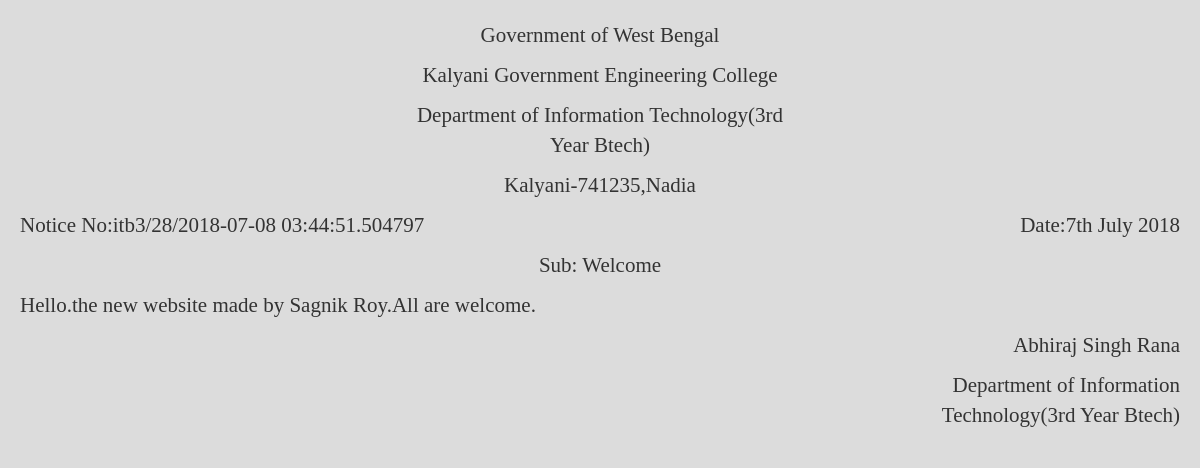
The app's page /full_notice.php?id=28 with its own data.
### tables this page shows
CREATE TABLE IF NOT EXISTS `notice` (
  `id` int(100) NOT NULL AUTO_INCREMENT,
  `type` varchar(100) NOT NULL,
  `tag` longtext NOT NULL,
  `date` varchar(100) NOT NULL,
  `content` longtext NOT NULL,
  `dept` varchar(100) NOT NULL,
  `dept1` varchar(100) NOT NULL,
  `time` timestamp(6) NOT NULL DEFAULT CURRENT_TIMESTAMP(6),
  PRIMARY KEY (`id`)
);

### full_notice.php (the view, shortened to what this page needs)
<?php
$id=$_GET['id'];
include('php/connection.php');
$query="SELECT * FROM `notice` WHERE id='$id'";
$res=mysqli_query($conn,$query);
$row=mysqli_fetch_array($res);
$dept=$row['dept'];
$idi=$row['id'];
$time=$row['time'];
$notice_no=$dept."/".$idi."/".$time;
$query1="SELECT * FROM `admin` WHERE dept='$dept'";
$res1=mysqli_query($conn,$query1);
$row1=mysqli_fetch_array($res1);
?>
<!DOCTYPE html>
<html>
<head>
	<link rel="stylesheet" href="https://maxcdn.bootstrapcdn.com/bootstrap/3.3.7/css/bootstrap.min.css">
</head>
<body style="background: #dcdcdc;">
	<div class="row" style="margin: 20px;font-family: cambria;font-size: 1.5em;">
		<div class="row">
			<div class="col-md-4"></div>
			<div class="col-md-4">
				<p class="text-center">Government of West Bengal</p>
				<p class="text-center">Kalyani Government Engineering College</p>
				<p class="text-center"><?php echo $row['dept1']; ?></p>
				<p class="text-center">Kalyani-741235,Nadia</p>
			</div>
		</div>
		<div class="row">
			<div class="col-sm-5">
				<p class="text-left">Notice No:<?php echo $notice_no; ?></p>
			</div>
			<div class="col-sm-2"></div>
			<div class="col-sm-5">
				<p class="text-right">Date:<?php echo $row['date']; ?></p>
			</div>
		</div>
		<div class="row">
			<div class="col-sm-1"></div>
			<div class="col-sm-10">
				<p class="text-center">Sub:	<?php echo $row['tag']; ?></p>
			</div>
			<div class="col-sm-1"></div>
		</div>
		<div class="row">
			<div class="col-sm-12">
				<p class="text-left"><?php echo $row['content']; ?></p>
			</div>
		</div>
		<div class="row">
			<div class="col-sm-9"></div>
			<div class="col-sm-3">
				<p class="text-right"><?php echo $row1['name']; ?></p>
				<p class="text-right"><?php echo $row1['dept1']; ?></p>
			</div>
		</div>
	</div>
</body>
</html>

### records on screen
notice: dept1 "Department of Information Technology(3rd Year Btech)", notice_no "itb3/28/2018-07-08 03:44:51.504797", date "7th July 2018", tag "Welcome", content "Hello.the new website made by Sagnik Roy.All are welcome."

### other values on screen
$row1['name'] "Abhiraj Singh Rana"
$row1['dept1'] "Department of Information Technology(3rd Year Btech)"
